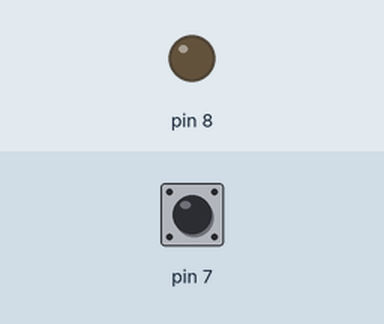
A sketch run on a simulated Arduino Uno, built with avr-gcc and run on an emulated ATmega328P. Parts: output pins drawn as LEDs (lit = HIGH). Dashed ring = blinking. The test bench sets the inputs (shaded band); at power-on: pin 7 HIGH. What the sketch prints to the serial monitor is not drawn.

Above: at 1.2 s.
1.3 s: pin 7 pulled LOW for 0.15 s
At 1.38 s:
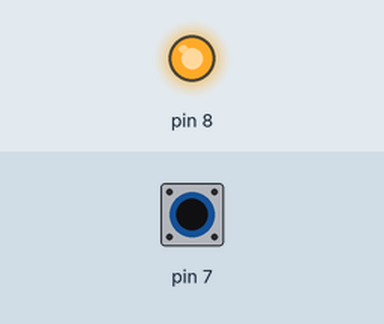
2.9 s: pin 7 pulled LOW for 0.15 s
At 3.6 s:
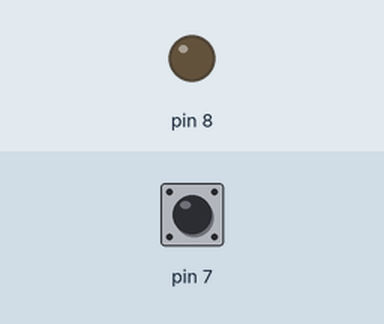
6.0 s: pin 7 pulled LOW for 3.2 s
At 6.6 s:
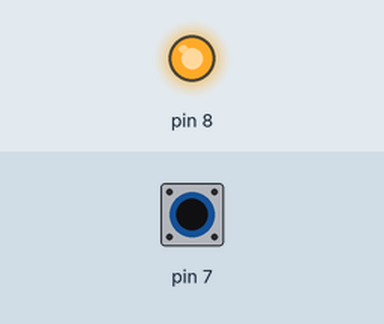
10.7 s: pin 7 pulsed LOW 2 times (0.12 s each, 0.3 s apart)
At 10.76 s:
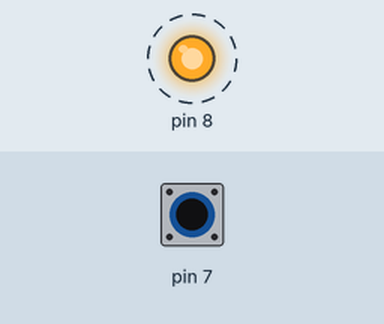
14.3 s: pin 7 pulsed LOW 5 times (0.12 s each, 0.3 s apart)
At 16.9 s:
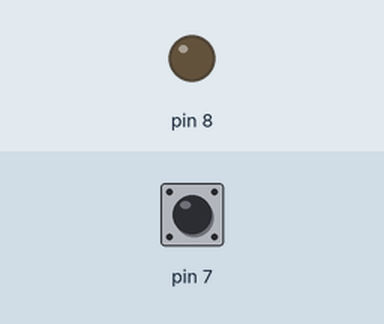
Timing chart, 0 to 18.4 s (numbered marks = the images above; inputs shaded):
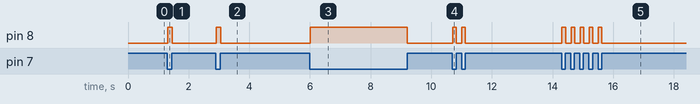

The sketch:

sketch_may13a.ino
```cpp
// Variable to hold the state of the button: either HIGH (not pressed) or LOW (pressed)
int buttonState = 0;

void setup() {
  // Set pin 7 as an input with the internal pull-up resistor enabled.
  // This means pin 7 will default to HIGH unless connected to ground through the button.
  pinMode(7, INPUT_PULLUP);

  // Set pin 8 as an output to control the LED.
  pinMode(8, OUTPUT);

  // Begin serial communication at a baud rate of 9600 bits per second.
  // This allows monitoring the state of the button using the Serial Monitor.
  Serial.begin(9600);
}

void loop() {
  // Read the current state of the button from pin 7.
  // Because of INPUT_PULLUP, it reads HIGH when the button is not pressed,
  // and LOW when the button is pressed (as it connects pin 7 to GND).
  buttonState = digitalRead(7);

  // If the button is pressed (pin 7 reads LOW), turn on the LED.
  if (buttonState == LOW)
  {
    Serial.println("High");     // Log that the button is pressed
    digitalWrite(8, HIGH);      // Turn on the LED (apply voltage to pin 8)
  }
  else
  {
    Serial.println("Low");      // Log that the button is not pressed
    digitalWrite(8, LOW);       // Turn off the LED (set pin 8 to 0V)
  }
}
```

Measured:
- after the input at 1.3 s, pin 8: LOW → HIGH at once, → LOW 0.15 s later
- after the input at 2.9 s, pin 8: LOW → HIGH at once, → LOW 0.15 s later
- after the input at 6.0 s, pin 8: LOW → HIGH at once, → LOW 3.2 s later
- after the input at 10.7 s, pin 8: alternates HIGH for 0.12 s and LOW for 0.18 s, 4 changes in all, then stays LOW, starting at once
- after the input at 14.3 s, pin 8: alternates HIGH for 0.12 s and LOW for 0.18 s, 10 changes in all, then stays LOW, starting at once
